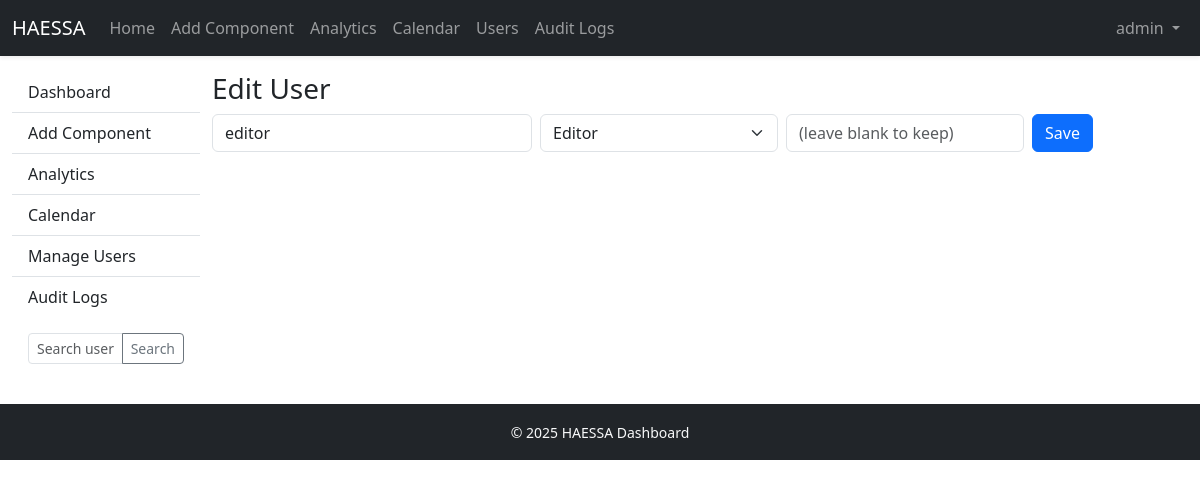
The page /edit_user/2 (signed in) on the database its author committed.
### app.py (models this page shows, shortened)
class User(UserMixin, db.Model):
    __tablename__ = "users"
    id = db.Column(db.Integer, primary_key=True)
    username = db.Column(db.String(120), unique=True, nullable=False)
    password = db.Column(db.String(200), nullable=False)
    role = db.Column(db.String(20), default="viewer")
    updated_at = db.Column(db.DateTime)
    updated_by = db.Column(db.String(120))

### app.py (the view, shortened to what this page needs)
@app.route("/edit_user/<int:id>", methods=["GET", "POST"])
@login_required
@role_required("admin")
def edit_user(id):
    user = User.query.get_or_404(id)
    return render_template("edit_user.html", user=user)

### app.py (called while the page is built)
@login_manager.user_loader
def load_user(uid):
    try:
        return User.query.get(int(uid))
    except:
        return None

def role_required(*roles):
    def wrapper(fn):
        @wraps(fn)
        def decorated(*a, **kw):
            if not current_user.is_authenticated:
                return redirect(url_for("login"))
            if current_user.role not in roles:
                flash("No permission for this page.", "danger")
                return redirect(url_for("home"))
            return fn(*a, **kw)
        return decorated
    return wrapper

@app.context_processor
def add_globals():
    return {"datetime": datetime}

### templates/edit_user.html (shortened to what this page needs)
{% extends "base.html" %}
{% block content %}
<h3>Edit User</h3>
<form method="post" class="row g-2">
  <div class="col-md-4"><input name="username" class="form-control" value="{{ user.username }}" required></div>
  <div class="col-md-3">
    <select name="role" class="form-select">
      <option value="editor" {% if user.role=='editor' %}selected{% endif %}>Editor</option>
    </select>
  </div>
  <div class="col-md-3"><input name="password" class="form-control" placeholder="(leave blank to keep)"></div>
  <div class="col-md-2">
    <button class="btn btn-primary">Save</button>
  </div>
</form>
{% endblock %}

### templates/base.html (shortened to what this page needs)
<!doctype html>
<html lang="en">
<head>
  <link href="https://cdn.jsdelivr.net/npm/bootstrap@5.3.3/dist/css/bootstrap.min.css" rel="stylesheet">
  <link href="/static/css/styles.css" rel="stylesheet">
</head>
<body>
<nav class="navbar navbar-expand-lg navbar-dark bg-dark shadow-sm">
  <div class="container-fluid">
    <a class="navbar-brand d-flex align-items-center" href="{{ url_for('home') }}">
      <span class="brand-mark">HAESSA</span>
    </a>
    <div class="collapse navbar-collapse" id="navMenu">
      <ul class="navbar-nav me-auto mb-2 mb-lg-0">
        <li class="nav-item">
          <a class="nav-link {% if request.endpoint=='home' %}active{% endif %}"
             href="{{ url_for('home') }}">Home</a>
        </li>
        {% if current_user.is_authenticated and current_user.role in ["admin", "editor"] %}
        <li class="nav-item">
            <a class="nav-link" href="{{ url_for('add_component') }}">Add Component</a>
        </li>
        {% endif %}
        <li class="nav-item">
          <a class="nav-link {% if request.endpoint=='analytics' %}active{% endif %}"
             href="{{ url_for('analytics') }}">Analytics</a>
        </li>
        <li class="nav-item">
          <a class="nav-link {% if request.endpoint=='calendar_view' %}active{% endif %}"
             href="{{ url_for('calendar_view') }}">Calendar</a>
        </li>
        {% if current_user.is_authenticated and current_user.role == 'admin' %}
          <li class="nav-item">
            <a class="nav-link {% if request.endpoint=='manage_users' %}active{% endif %}"
               href="{{ url_for('manage_users') }}">Users</a>
          </li>
          <li class="nav-item">
            <a class="nav-link {% if request.endpoint=='audit_logs' %}active{% endif %}"
               href="{{ url_for('audit_logs') }}">Audit Logs</a>
          </li>
        {% endif %}
      </ul>
      <ul class="navbar-nav ms-auto">
        {% if current_user.is_authenticated %}
          <li class="nav-item dropdown">
            <a class="nav-link dropdown-toggle" href="#" role="button" data-bs-toggle="dropdown">
              {{ current_user.username }}
            </a>
          </li>
        {% else %}
          <li class="nav-item"><a class="nav-link" href="{{ url_for('login') }}">Login</a></li>
        {% endif %}
      </ul>
    </div>
  </div>
</nav>
<div class="container-fluid mt-3">
  <div class="row">
    <aside class="col-lg-2 d-none d-lg-block sidebar pe-0">
      <div class="list-group list-group-flush">
        <a href="{{ url_for('home') }}"
           class="list-group-item list-group-item-action {% if request.endpoint=='home' %}active{% endif %}">
          Dashboard
        </a>
        <a href="{{ url_for('add_component') }}"
           class="list-group-item list-group-item-action {% if request.endpoint=='add_component' %}active{% endif %}">
          Add Component
        </a>
        <a href="{{ url_for('analytics') }}"
           class="list-group-item list-group-item-action {% if request.endpoint=='analytics' %}active{% endif %}">
          Analytics
        </a>
        <a href="{{ url_for('calendar_view') }}"
           class="list-group-item list-group-item-action {% if request.endpoint=='calendar_view' %}active{% endif %}">
          Calendar
        </a>
        {% if current_user.is_authenticated and current_user.role == 'admin' %}
          <a href="{{ url_for('manage_users') }}"
             class="list-group-item list-group-item-action {% if request.endpoint=='manage_users' %}active{% endif %}">
            Manage Users
          </a>
          <a href="{{ url_for('audit_logs') }}"
             class="list-group-item list-group-item-action {% if request.endpoint=='audit_logs' %}active{% endif %}">
            Audit Logs
          </a>
        {% endif %}
      </div>
      {% if current_user.is_authenticated and current_user.role == 'admin' %}
      <div class="p-3">
        <form id="sidebar-search" method="get" action="{{ url_for('manage_users') }}">
          <div class="input-group input-group-sm">
            <input name="q" class="form-control" placeholder="Search users..."
                   value="{{ request.args.get('q','') }}">
            <button class="btn btn-outline-secondary" type="submit">Search</button>
          </div>
        </form>
      </div>
      {% endif %}
    </aside>
    <main class="col-lg-10 col-12">
      {% block content %}{% endblock %}
    </main>
  </div>
</div>
<footer class="mt-4 py-3 bg-dark text-light text-center">
  <small>&copy; {{ datetime.utcnow().year }} HAESSA Dashboard</small>
</footer>
</body>
</html>

### rows shown on the page
User: username "admin"
User: username "editor", role "Editor"
